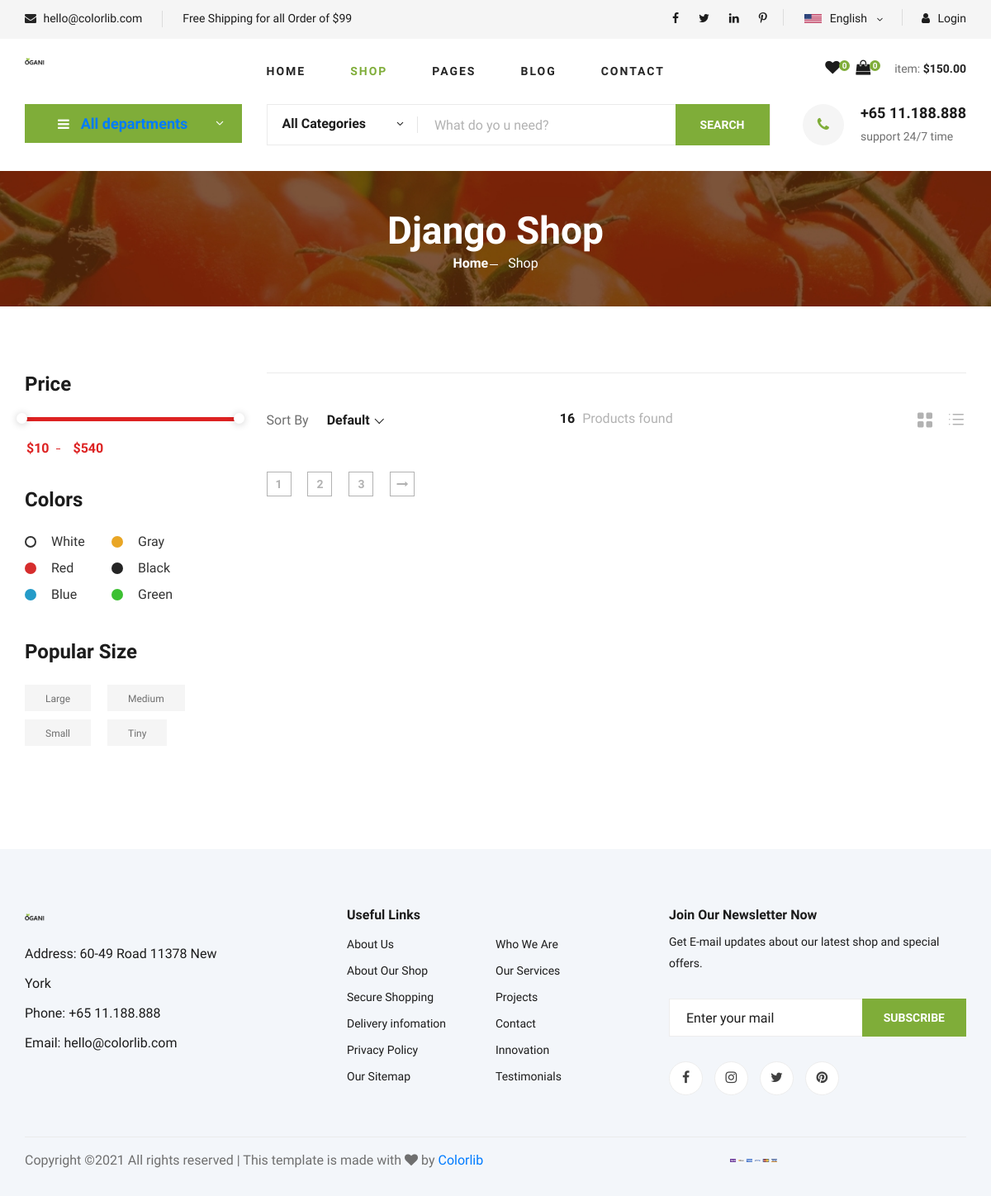
The app's page /list, older data.
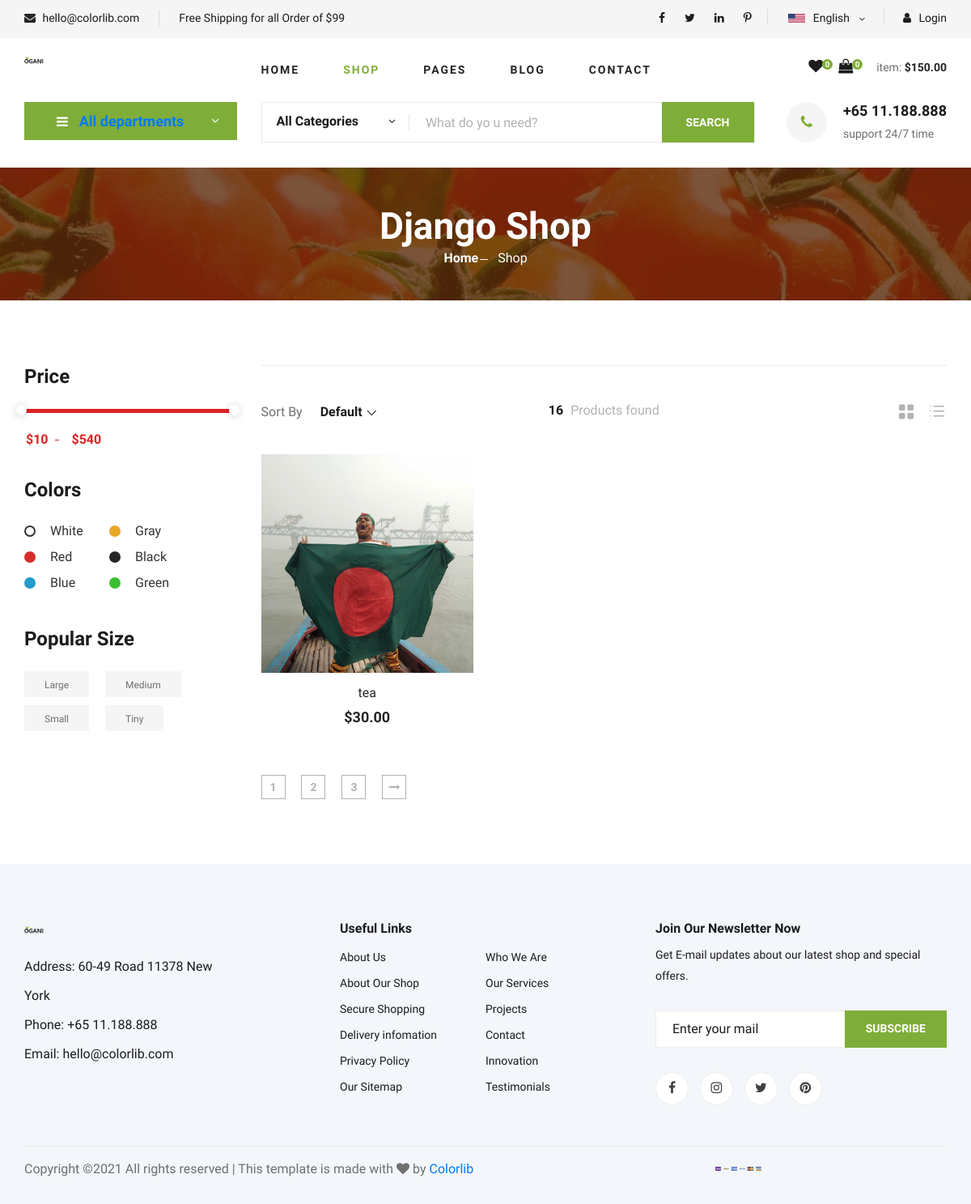
The same page, newer data.
### shop/models.py (models this page shows, shortened)
class Product(models.Model):
    category = models.ForeignKey(Category, on_delete=models.CASCADE, related_name='products', verbose_name='category')
    name = models.CharField(max_length=200, db_index=True, verbose_name='name')
    slug = models.SlugField(max_length=200, db_index=True, verbose_name='slug')
    image = models.ImageField(upload_to="products", default='ProductImage/blank.png', blank=True, null=True)
    description = models.TextField(blank=True, verbose_name='description')
    price = models.DecimalField(max_digits=10, decimal_places=2, verbose_name='price')
    stock = models.PositiveIntegerField()
    available = models.BooleanField(default=True)
    created_at = models.DateTimeField(auto_now_add=True, verbose_name='created at')
    updated_at = models.DateTimeField(auto_now=True, verbose_name='updated at')
    class Meta:
        ordering = ["-created_at"]
        index_together = (('id', 'slug'),)
    def get_absolute_url(self):
        return reverse('shop:product_detail', args=[self.id, self.slug])

### shop/views.py (the view)
# urls.py: path('list', views.product_list, name='product_list'),
def product_list(request, category_slug=None):
    category = None
    categories = Category.objects.all()
    products = Product.objects.filter(available=True)
    if category_slug:
        category = get_object_or_404(Category, slug=category_slug)
        products = products.filter(category=category)
    return render(request,'shop/product/list.html',{'category': category,'categories': categories,'products': products})

### templates/shop/product/list.html (shortened to what this page needs)
{% extends "shop/base.html" %}
{% load static %}
{% block content1 %}
<section class="breadcrumb-section set-bg" data-setbg="{% static 'img/breadcrumb.jpg' %}">
    <div class="container">
        <div class="row">
            <div class="col-lg-12 text-center">
                <div class="breadcrumb__text">
                    <h2>Django Shop</h2>
                    <div class="breadcrumb__option">
                        <a href="http://127.0.0.1:8000">Home</a>
                        <span>Shop</span>
                    </div>
                </div>
            </div>
        </div>
    </div>
</section>
{% endblock %}
{% block content %}
<div class="col-lg-9 col-md-7">
    <div class="filter__item">
        <div class="row">
            <div class="col-lg-4 col-md-5">
                <div class="filter__sort">
                    <span>Sort By</span>
                </div>
            </div>
            <div class="col-lg-4 col-md-4">
                <div class="filter__found">
                    <h6><span>16</span> Products found</h6>
                </div>
            </div>
            <div class="col-lg-4 col-md-3">
                <div class="filter__option">
                    <span class="icon_grid-2x2"></span>
                    <span class="icon_ul"></span>
                </div>
            </div>
        </div>
    </div>
    <div class="row">
        {% for product in products %}
        <div class="col-lg-4 col-md-6 col-sm-6">
            <div class="product__item">
                <div class="product__item__pic set-bg" data-setbg="{% if product.image %}{{ product.image.url }}{% else %}{% static 'img/xx.jpg' %}{% endif %}">
                </div>
                <div class="product__item__text">
                    <h6><a href="{{ product.get_absolute_url }}">{{ product.name }}</a></h6>
                    <h5>$30.00</h5>
                </div>
            </div>
        </div>
        {% endfor %}
    </div>
    <div class="product__pagination">
        <a href="#">1</a>
        <a href="#">2</a>
        <a href="#">3</a>
        <a href="#"><i class="fa fa-long-arrow-right"></i></a>
    </div>
</div>
{% endblock %}

Row changes from the older to the newer data that the page shows:
added Product: name "tea"
